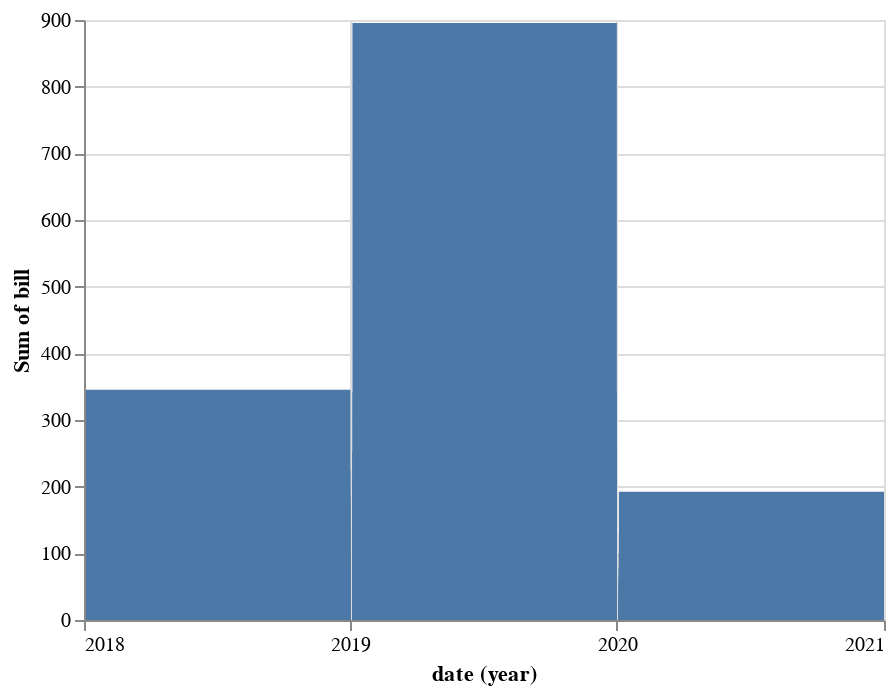

The code cell stored with this chart in its notebook:
### Code cell
alt.Chart(o_df).mark_bar().encode(
    x='year(date)',
    y='sum(bill):Q',
    tooltip=('restaurant')
).interactive()

### Figure 1 — Vega-Lite specification as saved in the notebook (floating-point values rounded to 4 significant figures; data arrays with more than 128 entries replaced by an {"elided": "..."} marker saying what was removed)
{"config": {"view": {"continuousWidth": 400, "continuousHeight": 300}}, "data": {"name": "data-a0c35d5308fe46d69bbc301be58eae02"}, "mark": "bar", "encoding": {"tooltip": {"type": "nominal", "field": "restaurant"}, "x": {"type": "temporal", "field": "date", "timeUnit": "year"}, "y": {"type": "quantitative", "aggregate": "sum", "field": "bill"}}, "selection": {"selector113": {"type": "interval", "bind": "scales", "encodings": ["x", "y"]}}, "$schema": "https://vega.github.io/schema/vega-lite/v4.8.1.json", "datasets": {"data-a0c35d5308fe46d69bbc301be58eae02": {"elided": "182 records"}}}
